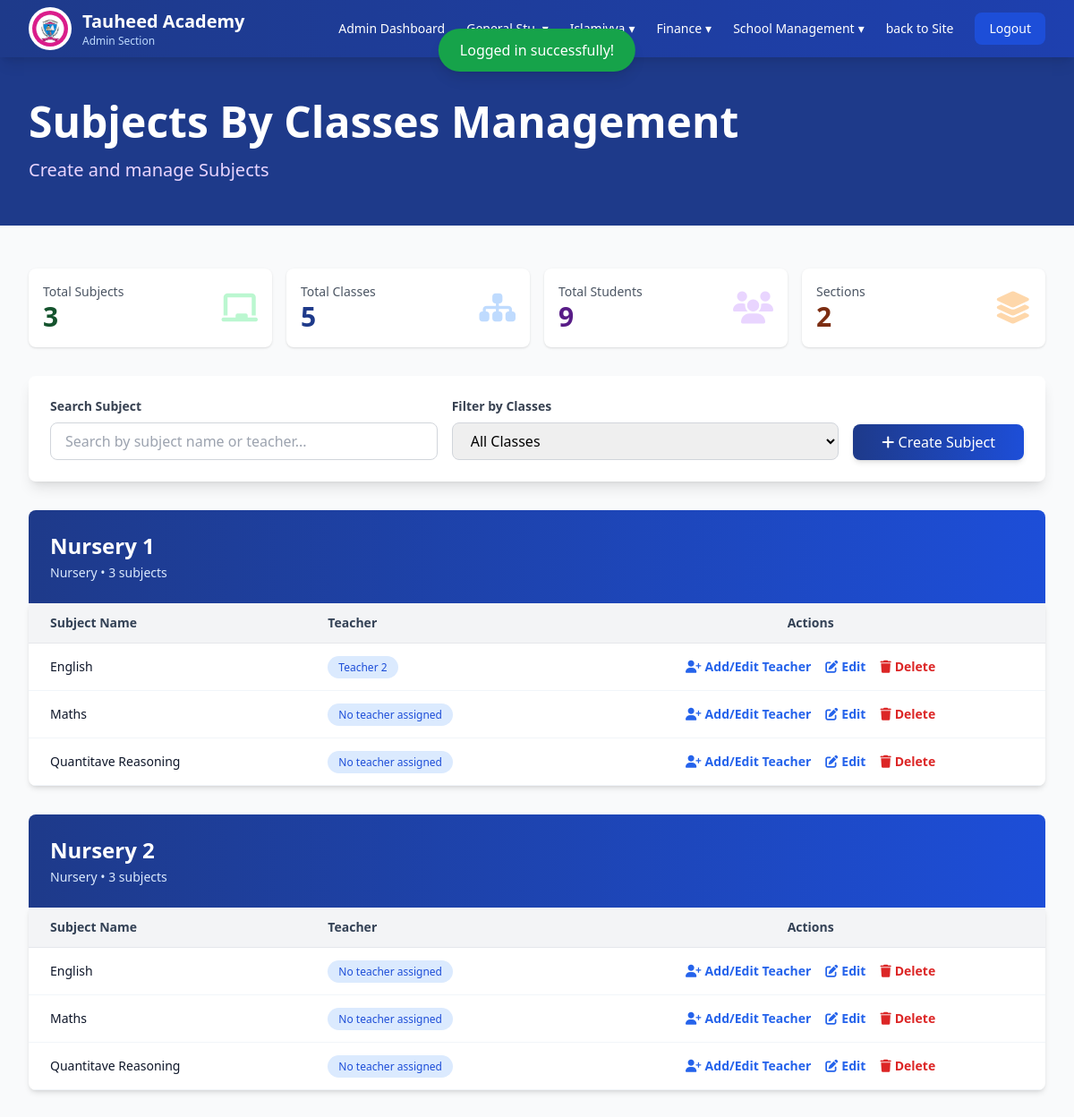
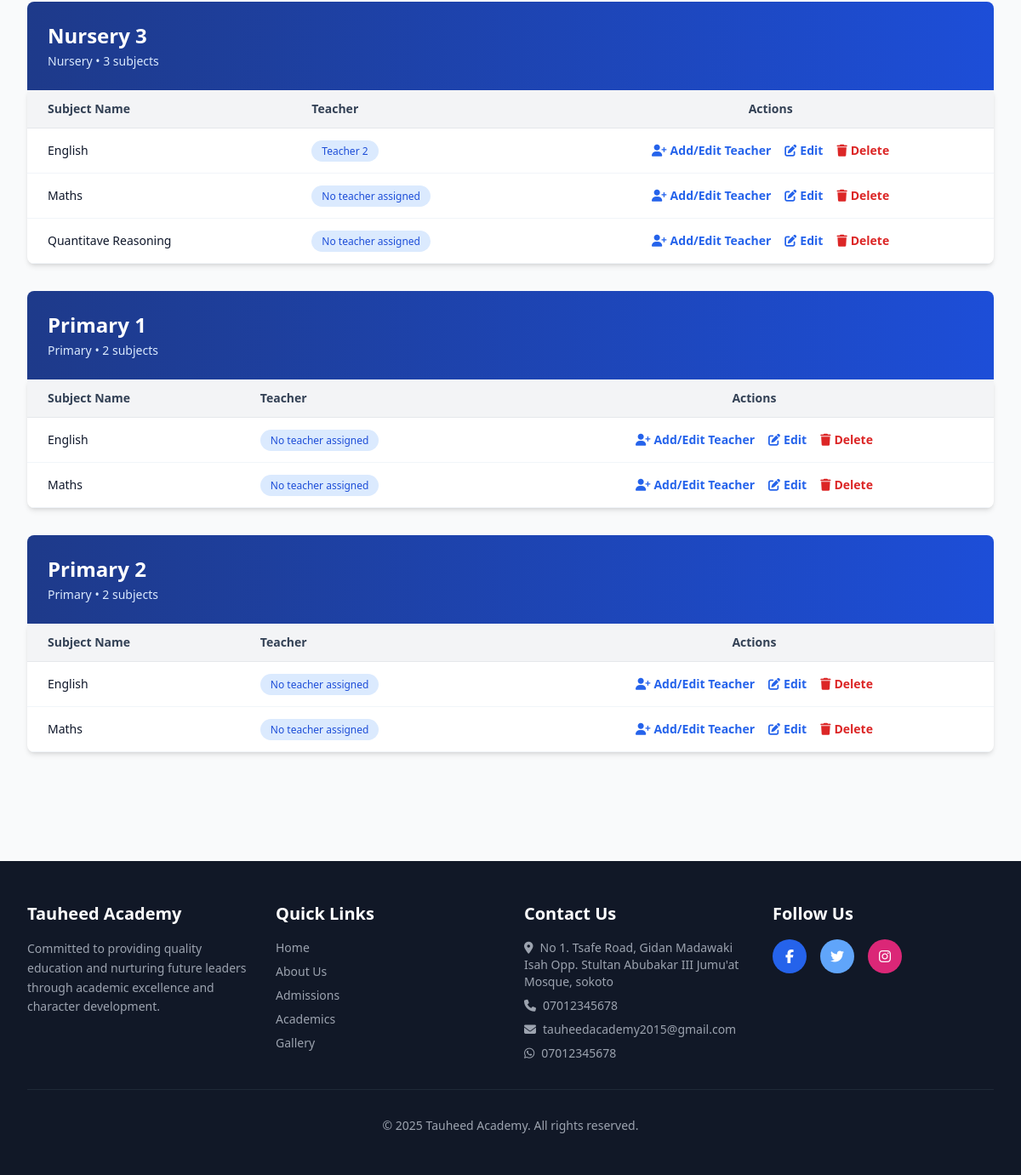
The page /pages/admin/subjects-management/index.php (signed in) on the database its author committed (2 pictures, top to bottom).
### tables this page shows
CREATE TABLE `schools` (
  `id` int(11) NOT NULL,
  `name` varchar(150) NOT NULL,
  `motto` varchar(255) DEFAULT NULL,
  `address` varchar(255) DEFAULT NULL,
  `phone` varchar(20) DEFAULT NULL,
  `email` varchar(100) DEFAULT NULL,
  `about_message` text DEFAULT NULL,
  `welcome_message` text DEFAULT NULL,
  `whatsapp_number` varchar(20) DEFAULT NULL,
  `facebook` varchar(255) DEFAULT NULL,
  `twitter` varchar(255) DEFAULT NULL,
  `instagram` varchar(255) DEFAULT NULL,
  `admission_number_format` varchar(255) DEFAULT NULL,
  `admission_number_format_description` varchar(255) DEFAULT NULL,
  `created_at` timestamp NOT NULL DEFAULT current_timestamp(),
  `deleted_at` datetime DEFAULT NULL,
  `updated_at` timestamp NOT NULL DEFAULT current_timestamp() ON UPDATE current_timestamp()
);

CREATE TABLE `classes` (
  `id` int(11) NOT NULL,
  `section_id` int(11) NOT NULL,
  `name` varchar(100) NOT NULL,
  `level` int(11) NOT NULL,
  `created_at` timestamp NOT NULL DEFAULT current_timestamp(),
  `deleted_at` datetime DEFAULT NULL,
  `updated_at` timestamp NOT NULL DEFAULT current_timestamp() ON UPDATE current_timestamp()
);

CREATE TABLE `subjects` (
  `id` int(11) NOT NULL,
  `name` varchar(100) NOT NULL,
  `created_at` timestamp NOT NULL DEFAULT current_timestamp(),
  `deleted_at` datetime DEFAULT NULL,
  `updated_at` timestamp NOT NULL DEFAULT current_timestamp() ON UPDATE current_timestamp()
);

CREATE TABLE `teachers` (
  `id` int(11) NOT NULL,
  `name` varchar(100) NOT NULL,
  `email` varchar(100) NOT NULL,
  `phone` varchar(20) DEFAULT NULL,
  `address` varchar(255) DEFAULT NULL,
  `qualification` varchar(255) DEFAULT NULL,
  `experience` varchar(255) DEFAULT NULL,
  `gender` enum('male','female') DEFAULT 'male',
  `staff_no` varchar(50) DEFAULT NULL,
  `status` enum('active','inactive') DEFAULT 'active',
  `picture_path` varchar(255) DEFAULT NULL,
  `password` varchar(255) NOT NULL,
  `reset_token` varchar(255) DEFAULT NULL,
  `reset_expires` datetime DEFAULT NULL,
  `created_at` timestamp NOT NULL DEFAULT current_timestamp(),
  `deleted_at` datetime DEFAULT NULL,
  `updated_at` timestamp NOT NULL DEFAULT current_timestamp() ON UPDATE current_timestamp()
);

### pages/admin/subjects-management/index.php (the view, shortened to what the rows shown need)
<?php
include(__DIR__ . '/../../../includes/header.php');
$stmt = $pdo->prepare("
    SELECT
        classes.id AS class_id,
        classes.name AS class_name,
        subjects.id AS subject_id,
        subjects.name AS subject_name,
        teachers.id AS teacher_id,
        teachers.name AS teacher_name,
        sections.name AS section_name,
        class_subjects.id AS class_subject_id
    FROM classes
    LEFT JOIN class_subjects ON classes.id = class_subjects.class_id
    LEFT JOIN subjects ON class_subjects.subject_id = subjects.id
    LEFT JOIN teachers ON class_subjects.teacher_id = teachers.id
    LEFT JOIN sections ON classes.section_id = sections.id
    WHERE classes.deleted_at IS NULL
      AND subjects.deleted_at IS NULL
    ORDER BY classes.level, subjects.name
");
$stmt->execute();
$rows = $stmt->fetchAll(PDO::FETCH_ASSOC);
$classes = [];
foreach ($rows as $row) {
    $classId = $row['class_id'];
    if (!isset($classes[$classId])) {
        $classes[$classId] = [
            'id'          => $row['class_id'],
            'name'        => $row['class_name'],
            'section_name' => $row['section_name'],
            'subjects'    => []
        ];
    }
    if (!empty($row['subject_id'])) {
        $classes[$classId]['subjects'][] = [
            'class_subject_id' => $row['class_subject_id'],
            'id'               => $row['subject_id'],
            'name'             => $row['subject_name'],
            'teacher'          => $row['teacher_name'] ?: 'No teacher assigned'
        ];
    }
}
$classes = array_values($classes);
?>
<body class="bg-slate-50">
    <?php include(__DIR__ . '/../includes/admins-section-nav.php') ?>
    <section class="bg-blue-900 text-white py-12">
        <div class="max-w-7xl mx-auto px-4 sm:px-6 lg:px-8">
            <h1 class="text-4xl md:text-5xl font-bold mb-4">Subjects By Classes Management</h1>
        </div>
    </section>
    <section class="py-12 bg-gray-50">
        <div class="max-w-7xl mx-auto px-4 sm:px-6 lg:px-8 pb-12">
            <?php foreach ($classes as $class):            ?>
                <div class="mb-8 class-group" data-class-name="<?= strtolower($class['name']) ?>">
                    <div class="mb-8">
                        <div class="bg-gradient-to-r from-blue-900 to-blue-700 text-white rounded-t-lg p-6 mb-0">
                            <div class="flex items-center justify-between">
                                <div>
                                    <h2 class="text-2xl font-bold"><?= $class['name']; ?></h2>
                                    <p class="text-blue-100 text-sm mt-1"><?= $class['section_name']; ?> • <?= count($class['subjects']); ?> subjects</p>
                                </div>
                            </div>
                        </div>
                        <div class="bg-white rounded-b-lg shadow-md overflow-x-auto">
                            <table class="w-full">
                                <thead>
                                    <tr class="bg-gray-100 border-b">
                                        <th class="px-6 py-3 text-left text-sm font-semibold text-slate-700">Subject Name</th>
                                        <th class="px-6 py-3 text-left text-sm font-semibold text-slate-700">Teacher</th>
                                        <th class="px-6 py-3 text-center text-sm font-semibold text-slate-700">Actions</th>
                                    </tr>
                                </thead>
                                <tbody>
                                    <?php foreach ($class['subjects'] as $subject) :   ?>
                                        <tr
                                            class="border-b border-slate-100 hover:bg-blue-50 transition subject-row"
                                            data-subject-name="<?= strtolower($subject['name']); ?>"
                                            data-teacher-name="<?= strtolower($subject['teacher']); ?>"
                                            data-class-name="<?= strtolower($class['name']); ?>">
                                            <td class="px-6 py-4 text-sm font-medium text-slate-900"><?= $subject['name']; ?></td>
                                            <td class="px-6 py-4 text-sm text-slate-600">
                                                <span class="bg-blue-100 text-blue-700 px-3 py-1 rounded-full text-xs font-medium">
                                                    <?= $subject['teacher']; ?>
                                                </span>
                                            </td>
                                            <td class="px-6 py-4 text-sm text-slate-600">
                                                <div class="flex items-center justify-center gap-4">
                                                    <a href="<?= route('assing-subject-teacher') . '?id=' . $subject['class_subject_id'] ?>">
                                                        <button class="text-blue-600 hover:text-blue-900 font-semibold flex items-center gap-1">
                                                            <i class="fas fa-user-plus"></i> Add/Edit Teacher
                                                        </button>
                                                    </a>
                                                    <a href="<?= route('update-subject') . '?id=' . $subject['id'] ?>">
                                                        <button class="text-blue-600 hover:text-blue-900 font-semibold flex items-center gap-1">
                                                            <i class="fas fa-edit"></i> Edit
                                                        </button>
                                                    </a>
                                                    <a href="<?= route('delete-subject') ?>?id=<?= $subject['id'] ?>">
                                                        <button class="text-red-600 hover:text-red-900 font-semibold flex items-center gap-1">
                                                            <i class="fas fa-trash"></i> Delete
                                                        </button>
                                                    </a>
                                                </div>
                                            </td>
                                        </tr>
                                    <?php endforeach; ?>
                                </tbody>
                            </table>
                        </div>
                    </div>
                </div>
            <?php endforeach; ?>
        </div>
    </section>
    <?php include(__DIR__ . '/../../../includes/footer.php') ?>
</body>
</html>

### pages/admin/includes/admins-section-nav.php (shortened to what the rows shown need)
<nav class="bg-gradient-to-r from-blue-900 to-blue-800 text-white sticky top-0 z-50 shadow-lg">
    <div class="max-w-7xl mx-auto px-4 sm:px-6 lg:px-8">
        <div class="flex justify-between items-center h-16">
            <div class="flex items-center gap-3">
                <div>
                    <h1 class="text-xl font-bold"><?= $school['name'] ?? 'Tauheed Academy' ?></h1>
                    <p class="text-xs text-blue-200">Admin Section</p>
                </div>
            </div>
        </div>
    </div>
</nav>

### includes/footer.php (shortened to what the rows shown need)
<footer class="bg-gray-900 text-white py-12">
    <div class="max-w-7xl mx-auto px-4 sm:px-6 lg:px-8">
        <div class="grid grid-cols-1 md:grid-cols-4 gap-8">
            <div>
                <h3 class="text-xl font-bold mb-4"><?= $school['name'] ?? 'Tauheed Academy' ?></h3>
                <p class="text-gray-400 text-sm leading-relaxed">
                    Committed to providing quality education and nurturing future leaders through academic excellence and character development.
                </p>
            </div>
            <div>
                <ul class="space-y-2 text-sm text-gray-400">
                    <li><i class="fas fa-map-marker-alt mr-2"></i><?= $school['address'] ?? '' ?></li>
                    <li><i class="fas fa-phone mr-2"></i><?= $school['phone'] ?? '' ?></li>
                    <li><i class="fas fa-envelope mr-2"></i><?= $school['email'] ?? '' ?></li>
                    <li><i class="fab fa-whatsapp mr-2"></i><?= $school['whatsapp_number'] ?? '' ?></li>
                </ul>
            </div>
        </div>
        <div class="border-t border-gray-800 mt-8 pt-8 text-center text-gray-400 text-sm">
            <p>&copy; 2025 <?= $school['name'] ?? 'Tauheed Academy' ?>. All rights reserved.</p>
        </div>
    </div>
</footer>

### rows shown on the page
schools: name "Tauheed Academy", address "No 1. Tsafe Road, Gidan Madawaki Isah Opp. Stultan Abubakar III Jumu'at Mosque, sokoto", phone "07012345678", email "tauheedacademy2015@gmail.com", whatsapp_number "07012345678"
classes: subjects.name "English", teachers.name "Teacher 2", subjects.name "Maths", teacher "No teacher assigned", subjects.name "Quantitave Reasoning"
classes: subjects.name "English", teacher "No teacher assigned", subjects.name "Maths", subjects.name "Quantitave Reasoning"
classes: subjects.name "English", teachers.name "Teacher 2", subjects.name "Maths", teacher "No teacher assigned", subjects.name "Quantitave Reasoning"
classes: subjects.name "English", teacher "No teacher assigned", subjects.name "Maths"
classes: subjects.name "English", teacher "No teacher assigned", subjects.name "Maths"

### other values the page prints
$_SESSION['success'] "Logged in successfully!"
$totalSubjects "3"
$totalClasses "5"
$totalStudents "9"
$totalSections "2"
$class['name'] "Nursery 1"
$class['section_name'] "Nursery"
count($class['subjects']) "3"
$class['name'] "Nursery 2"
$class['name'] "Nursery 3"
$class['name'] "Primary 1"
$class['section_name'] "Primary"
count($class['subjects']) "2"
$class['name'] "Primary 2"
